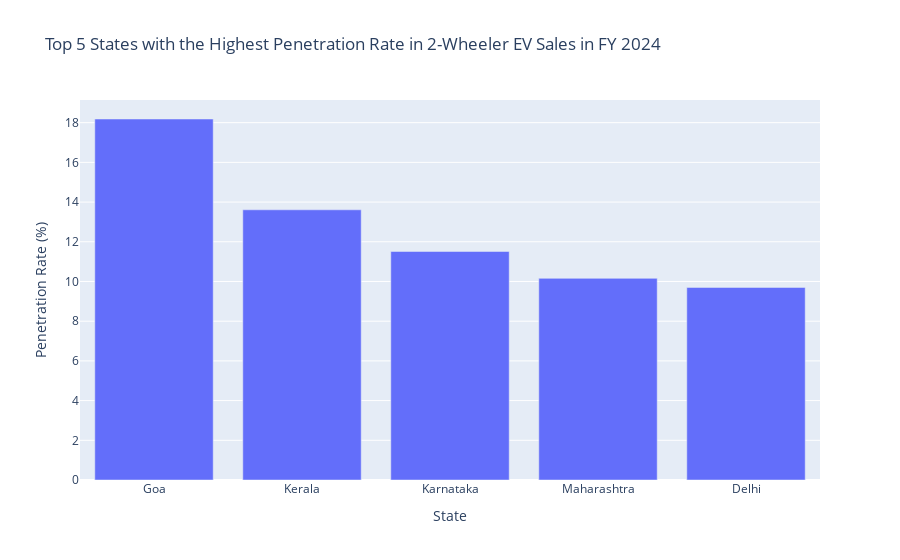
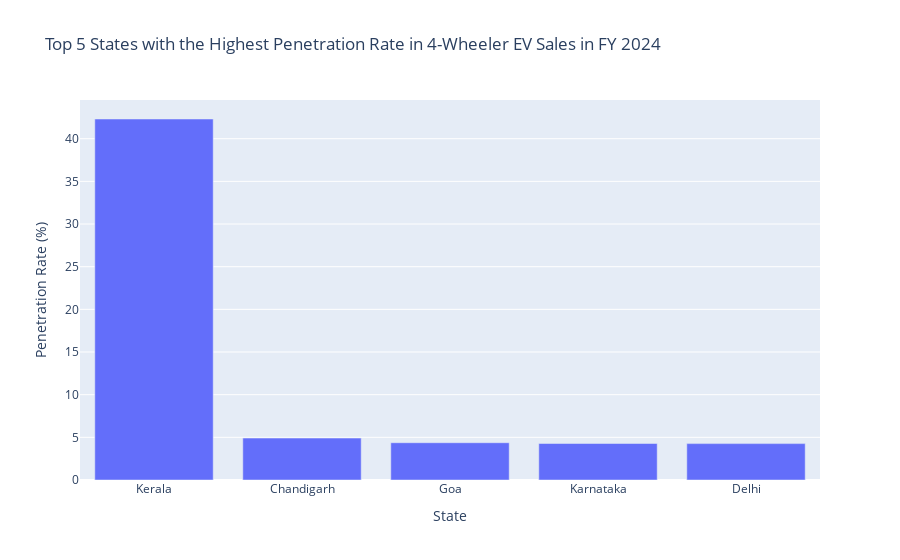

The notebook cell saved with these charts, in order:
### Code cell
# 2. Identify the top 5 states with the highest penetration rate in 2-wheeler and 4-wheeler EV sales in FY 2024.

# Penetration Rate: This metric represents the percentage of total vehicles that are electric within a specific region or category. It is calculated as:
# 		Penetration Rate =  (Electric Vehicles Sold / Total Vehicles Sold) * 100  
# This indicates the adoption level of electric vehicles.

# Calculate penetration rate 
fy_2024 = merged_state[merged_state['fiscal_year'] == 2024]
fy_2024['penetration_rate'] = (fy_2024['electric_vehicles_sold'] / fy_2024['total_vehicles_sold']) * 100

# Top 5 states by penetration rate for 2-wheelers and 4-wheelers
top_5_states_2w = fy_2024[fy_2024['vehicle_category'] == '2-Wheelers'].groupby('state')['penetration_rate'].mean().nlargest(5).reset_index()
top_5_states_4w = fy_2024[fy_2024['vehicle_category'] == '4-Wheelers'].groupby('state')['penetration_rate'].mean().nlargest(5).reset_index()


fig_2w = px.bar(top_5_states_2w, x='state', y='penetration_rate', 
                title='Top 5 States with the Highest Penetration Rate in 2-Wheeler EV Sales in FY 2024',
                labels={'penetration_rate': 'Penetration Rate (%)', 'state': 'State'})
fig_2w.show()

fig_4w = px.bar(top_5_states_4w, x='state', y='penetration_rate', 
                title='Top 5 States with the Highest Penetration Rate in 4-Wheeler EV Sales in FY 2024',
                labels={'penetration_rate': 'Penetration Rate (%)', 'state': 'State'})
fig_4w.show()

### Figure 1 — Plotly figure (JSON) as saved in the notebook; plotly's stock layout.template omitted (floating-point values rounded to 4 significant figures)
{"data": [{"alignmentgroup": "True", "hovertemplate": "State=%{x}<br>Penetration Rate (%)=%{y}<extra></extra>", "legendgroup": "", "marker": {"color": "#636efa", "pattern": {"shape": ""}}, "name": "", "offsetgroup": "", "orientation": "v", "showlegend": false, "textposition": "auto", "type": "bar", "x": ["Goa", "Kerala", "Karnataka", "Maharashtra", "Delhi"], "xaxis": "x", "y": [18.18, 13.61, 11.51, 10.16, 9.7], "yaxis": "y"}], "layout": {"barmode": "relative", "legend": {"tracegroupgap": 0}, "title": {"text": "Top 5 States with the Highest Penetration Rate in 2-Wheeler EV Sales in FY 2024"}, "xaxis": {"anchor": "y", "domain": [0, 1], "title": {"text": "State"}}, "yaxis": {"anchor": "x", "domain": [0, 1], "title": {"text": "Penetration Rate (%)"}}}}

### Figure 2 — Plotly figure (JSON) as saved in the notebook; plotly's stock layout.template omitted (floating-point values rounded to 4 significant figures)
{"data": [{"alignmentgroup": "True", "hovertemplate": "State=%{x}<br>Penetration Rate (%)=%{y}<extra></extra>", "legendgroup": "", "marker": {"color": "#636efa", "pattern": {"shape": ""}}, "name": "", "offsetgroup": "", "orientation": "v", "showlegend": false, "textposition": "auto", "type": "bar", "x": ["Kerala", "Chandigarh", "Goa", "Karnataka", "Delhi"], "xaxis": "x", "y": [42.31, 4.915, 4.37, 4.277, 4.264], "yaxis": "y"}], "layout": {"barmode": "relative", "legend": {"tracegroupgap": 0}, "title": {"text": "Top 5 States with the Highest Penetration Rate in 4-Wheeler EV Sales in FY 2024"}, "xaxis": {"anchor": "y", "domain": [0, 1], "title": {"text": "State"}}, "yaxis": {"anchor": "x", "domain": [0, 1], "title": {"text": "Penetration Rate (%)"}}}}
